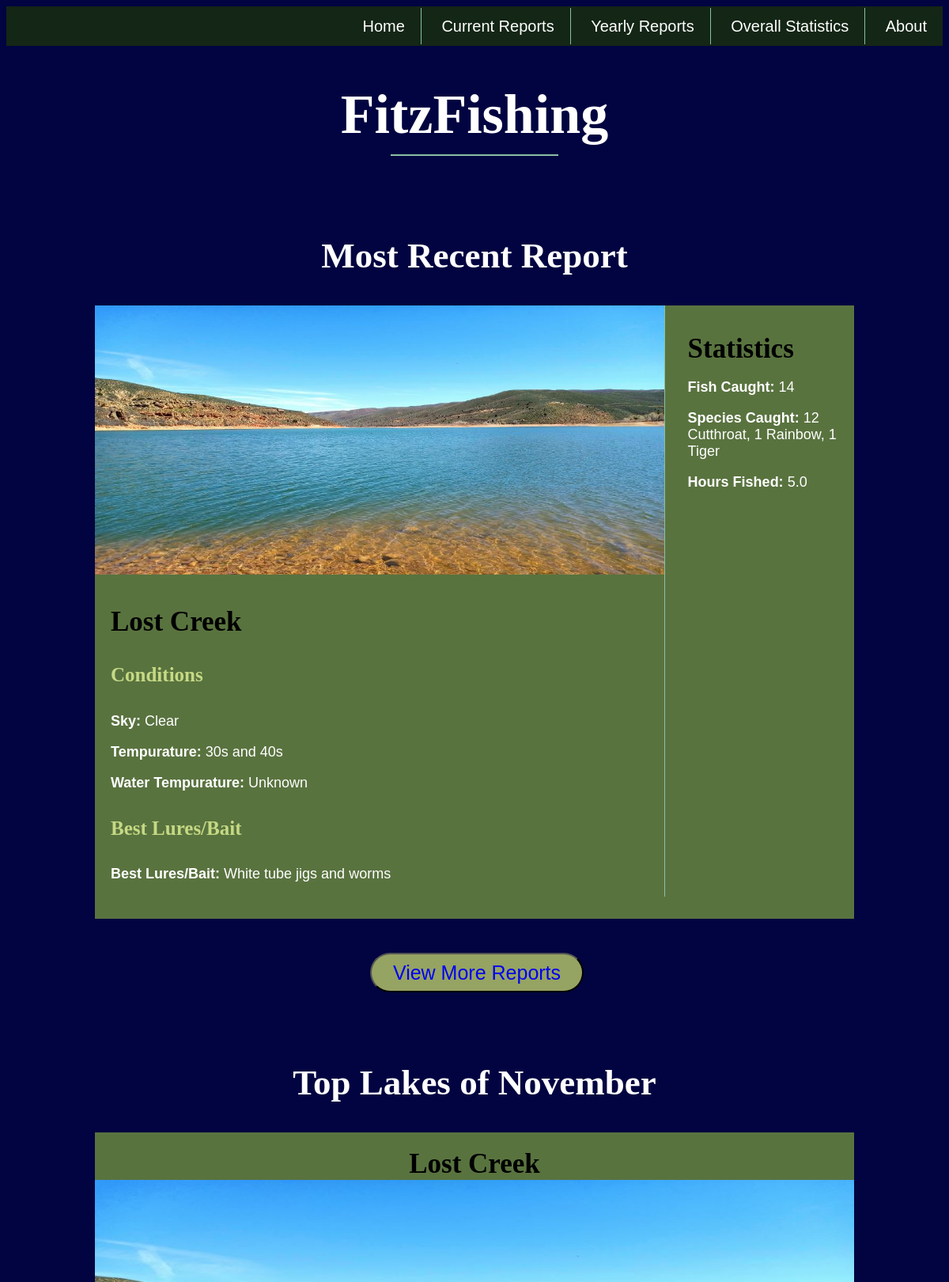
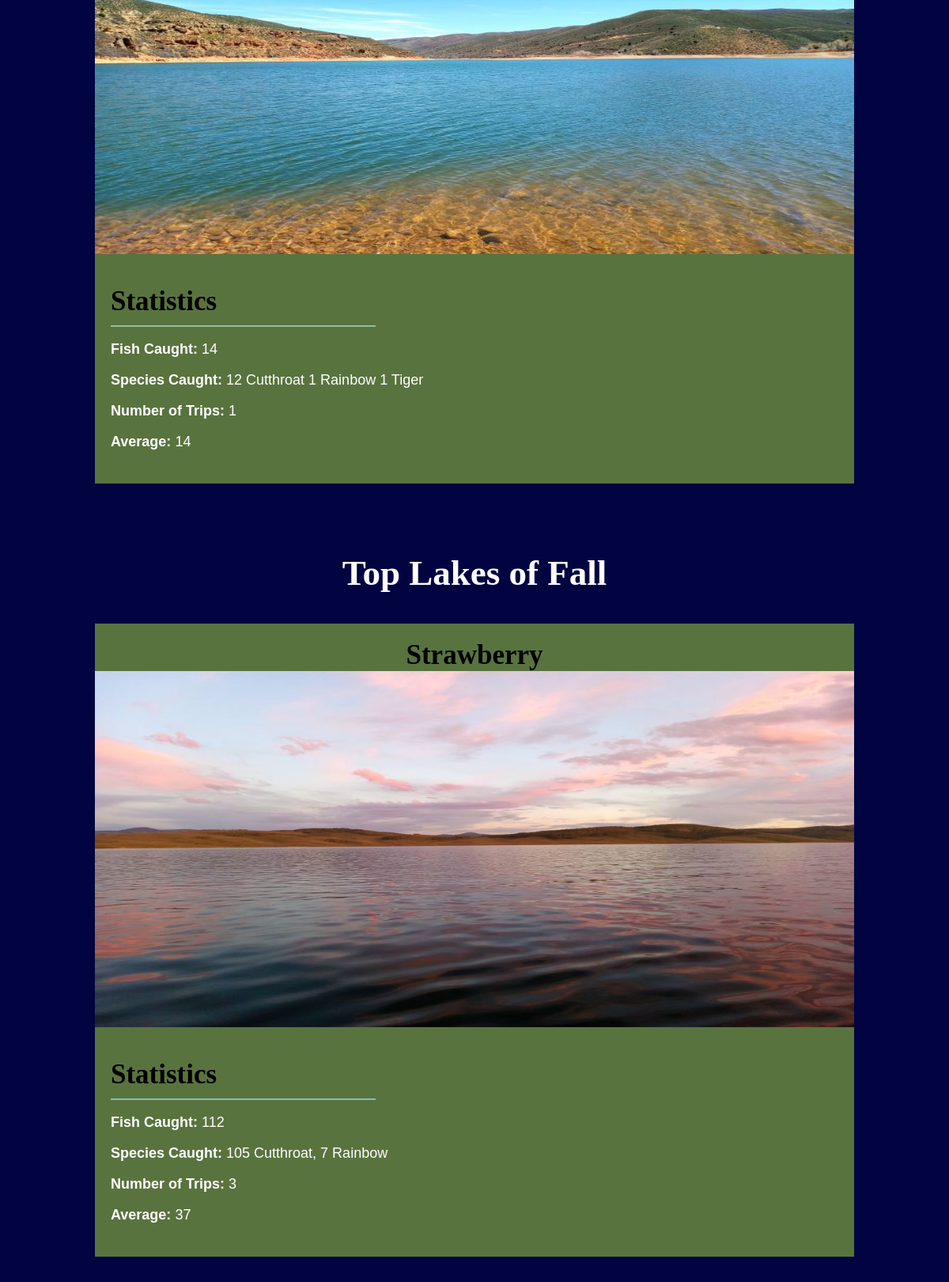
The page / (upper part) on the database its author committed (2 pictures, top to bottom).
### fitzfishing/models.py (models this page shows, shortened)
class RecentReports(models.Model):
    location_name = models.CharField(max_length=200)
    sky = models.CharField(max_length=200)
    temp = models.CharField(max_length=200)
    water_temp = models.CharField(max_length=200)
    lures = models.CharField(max_length=500)
    fish_caught = models.CharField(max_length=200)
    species_caught = models.CharField(max_length=200)
    hours_fished = models.FloatField()
    report_image = models.CharField(max_length=500, default="")

class TopMonth(models.Model):
    location_name = models.CharField(max_length=200)
    fish_caught = models.CharField(max_length=200)
    species_caught = models.CharField(max_length=200)
    trips = models.CharField(max_length=200)
    average = models.CharField(max_length=200)
    top_image = models.ImageField(upload_to='images')

class TopSeason(models.Model):
    location_name = models.CharField(max_length=200)
    fish_caught = models.CharField(max_length=200)
    species_caught = models.CharField(max_length=200)
    trips = models.CharField(max_length=200)
    average = models.CharField(max_length=200)
    top_image = models.ImageField(upload_to='images')

### fitzfishing/views.py (the view)
# urls.py: path('', views.index, name="index"),
def index(request):
    month_list = TopMonth.objects.all()
    season_list = TopSeason.objects.all()
    reports_list = RecentReports.objects.all()
    most_recent = RecentReports.objects.filter(location_name="Lost Creek")
    return render(request, 'fitzfishing/index.html',{'month_list': month_list, 'season_list': season_list, 'reports_list': reports_list, 'most_recent': most_recent})

### fitzfishing/templates/fitzfishing/index.html (shortened to what this page needs)
{% extends 'fitzfishing/base.html' %}
{% load static %}
    {% block body %}
        <h1 class="main-head">FitzFishing</h1>
        <hr class="home-line">
        <h2 class="sub-head">Most Recent Report</h2>
        {% for recent in most_recent %}
        <div class="most-recent-container">
            <div class="most-recent-col border">
                <img src="{{ recent.report_image }}" alt="" style="width: 720px; height: 340px;">
                <h3 class="recent-head">{{ recent.location_name }}</h3>
                <h4 class="info-head">Conditions</h4>
                <p class="info-text"><strong>Sky: </strong>{{ recent.sky }}</p>
                <p class="info-text"><strong>Tempurature: </strong>{{ recent.temp }}</p>
                <p class="info-text"><strong>Water Tempurature: </strong>{{ recent.water_temp }}</p>
                <h4 class="info-head">Best Lures/Bait</h4>
                <p class="info-text"><strong>Best Lures/Bait: </strong>{{ recent.lures }}</p>
            </div>
            <div class="most-recent-col2">
                <h3 class="recent-head">Statistics</h3>
                <p class="info-text"><strong>Fish Caught: </strong>{{ recent.fish_caught }}</p>
                <p class="info-text"><strong>Species Caught: </strong>{{ recent.species_caught }}</p>
                <p class="info-text"><strong>Hours Fished: </strong>{{ recent.hours_fished }}</p>
            </div>
        </div>
        <br>
        {% endfor %}
        <button class="view-more"><a class="view-more-text" href="{% url 'current_reports' %}">View More Reports</a></button>
        <h2 class="sub-head separator">Top Lakes of November</h2>
        {% for month in month_list %}
        <div class="best-container">
            <h3 class="best-lake-head center-text">{{ month.location_name }}</h3>
            <img src="{{ month.top_image }}" alt="" style="width: 960px; height: 450px;">
            <h3 class="best-lake-head">Statistics</h3>
            <hr class="best-line">
            <p class="info-text"><strong>Fish Caught: </strong>{{ month.fish_caught }}</p>
            <p class="info-text"><strong>Species Caught: </strong>{{ month.species_caught }}</p>
            <p class="info-text"><strong>Number of Trips: </strong>{{ month.trips }}</p>
            <p class="info-text"><strong>Average: </strong>{{ month.average }}</p>
        </div>
        {% endfor %}
        <h2 class="sub-head separator">Top Lakes of Fall</h2>
        {% for season in season_list %}
        <div class="best-container">
            <h3 class="best-lake-head center-text">{{ season.location_name }}</h3>
            <img src="{{ season.top_image }}" alt="" style="width: 960px; height: 450px;">
            <h3 class="best-lake-head">Statistics</h3>
            <hr class="best-line">
            <p class="info-text"><strong>Fish Caught: </strong>{{ season.fish_caught }}</p>
            <p class="info-text"><strong>Species Caught: </strong>{{ season.species_caught }}</p>
            <p class="info-text"><strong>Number of Trips: </strong>{{ season.trips }}</p>
            <p class="info-text"><strong>Average: </strong>{{ season.average }}</p>
        </div>
        {% endfor %}
    {% endblock %}

### fitzfishing/templates/fitzfishing/base.html (shortened to what this page needs)
{% load static %}
<!DOCTYPE html>
<html lang="en">
<head>
    <link rel="stylesheet" href="{% static 'css/styles.css' %}">
</head>
<body>
    <nav>
        <div class="nav-items">
            <a class="nav-link nav-border" href="{% url 'index' %}">Home</a>
            <a class="nav-link nav-border" href="{% url 'current_reports' %}">Current Reports</a>
            <a class="nav-link nav-border" href="{% url 'yearly_reports' %}">Yearly Reports</a>
            <a class="nav-link nav-border" href="{% url 'overall_stats' %}">Overall Statistics</a>
            <a class="nav-link" href="{% url 'about' %}">About</a>
        </div>
    </nav>
    {% block body %}
    {% endblock %}
</body>
</html>

### fitzfishing/static/css/styles.css (style rules this page uses)
html { background-color: #010440; font-size: 20px; font-family: 'Quicksand', sans-serif; color: #FFFFFF; }
nav { background-color: #142615; height: 2.5rem; display: flex; justify-content: flex-end; align-items: center; }
.nav-items > .nav-link { text-decoration: none; padding: .6rem 1rem; color: #FFFFFF; }
.nav-items > .nav-border, .border { border-right: 1px solid #8ABFA6; }
.main-head { font-size: 3.5rem; font-family: 'Libre Baskerville', serif; text-align: center; margin-bottom: 0; }
.sub-head { font-size: 2.25rem; font-family: 'Libre Baskerville', serif; text-align: center; }
.separator { padding-top: 2.5rem; }
hr { height: 2px; border-width: 0; background-color: #8ABFA6; }
.home-line { width: 212px; margin-bottom: 5rem; }
.most-recent-container { display: block; margin-left: auto; margin-right: auto; background-color: #59733F; width: 960px; height: 775px; }
.most-recent-col { float: left; width: 75%; }
.most-recent-col2 { float: right; width: 24%; }
.recent-head, .best-lake-head { font-size: 1.75rem; font-family: 'Libre Baskerville', serif; color: #000000; padding-left: 1rem; margin-bottom: 0; }
.info-head { color: #C6D984; font-size: 1.25rem; font-family: 'Libre Baskerville', serif; padding-left: 1rem; }
.info-text { font-size: .9rem; padding-left: 1rem; }
.view-more { background-color: #95A363; border-radius: 1.25rem; font-size: 1.25rem; text-align: center; margin-left: 460px; margin-top: 1rem; width: 270px; height: 50px; }
.view-more-text { text-decoration: none; }
.best-container { display: block; margin-left: auto; margin-right: auto; background-color: #59733F; width: 960px; height: 800px; }
.center-text { text-align: center; padding-left: 0; padding-top: 1rem; }
.best-line { width: 335px; margin-left: 1rem; }

### rows shown on the page
RecentReports: report_image (placeholder picture), location_name "Lost Creek", sky "Clear", temp "30s and 40s", water_temp "Unknown", lures "White tube jigs and worms", fish_caught "14", species_caught "12 Cutthroat, 1 Rainbow, 1 Tiger", hours_fished "5.0"
TopMonth: location_name "Lost Creek", top_image (placeholder picture), fish_caught "14", species_caught "12 Cutthroat 1 Rainbow 1 Tiger", trips "1", average "14"
TopSeason: location_name "Strawberry", top_image (placeholder picture), fish_caught "112", species_caught "105 Cutthroat, 7 Rainbow", trips "3", average "37"
